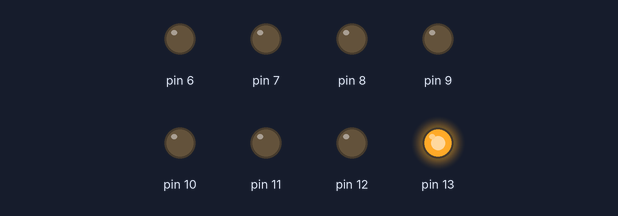
Bench run of a sketch on a simulated Arduino Uno, built with avr-gcc and run on an emulated ATmega328P. On the bench: output pins drawn as LEDs (lit = HIGH).

Above: at 0.1 s.
At 0.85 s:
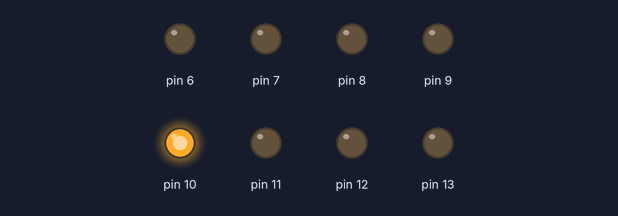
At 1.6 s:
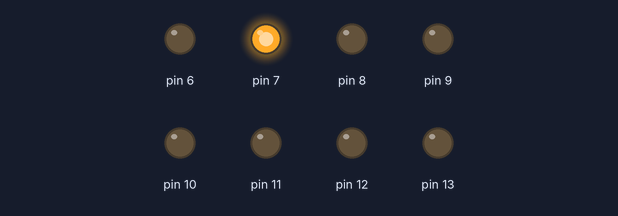
At 2.6 s:
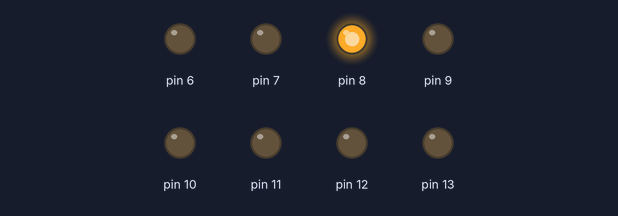
At 3.6 s:
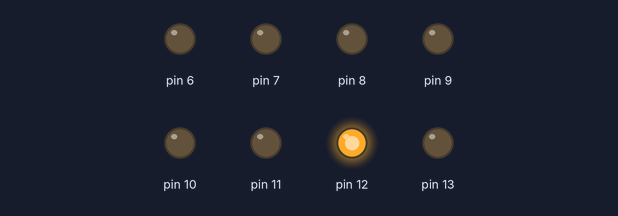
At 5.1 s:
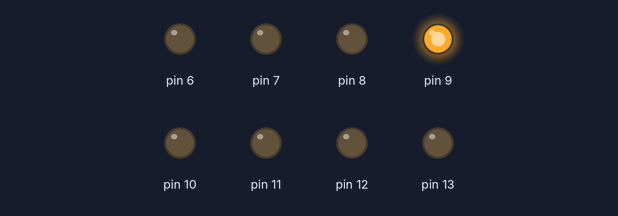
Timing chart, 0 to 5.4 s (numbered marks = the images above):
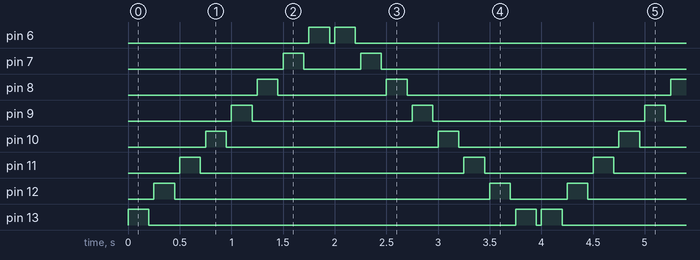

The sketch:

Part-2.ino
```cpp
const int SPEED = 200;
const int OFF = 50;

void setup(void)
{
  	pinMode(13, OUTPUT);
  	pinMode(12, OUTPUT);
  	pinMode(11, OUTPUT);
  	pinMode(10, OUTPUT);
  	pinMode(9, OUTPUT);
  	pinMode(8, OUTPUT);
  	pinMode(7, OUTPUT);
  	pinMode(6, OUTPUT);
}

void loop(void)
{
    for(int i = 13; i >= 6; i--){
		digitalWrite(i, HIGH);
      	delay(SPEED);
      	digitalWrite(i, LOW);
      	delay(OFF);
    }
    for(int i = 6; i <= 13; i++){
		digitalWrite(i, HIGH);
      	delay(SPEED);
      	digitalWrite(i, LOW);
      	delay(OFF);
    }
}
```

Measured:
- by itself, pin 6: repeats every 4.0 s: LOW 0.05 s, HIGH 0.20 s, LOW 3.6 s, HIGH 0.20 s
- by itself, pin 7: repeats every 4.0 s: LOW 0.55 s, HIGH 0.20 s, LOW 3.1 s, HIGH 0.20 s
- by itself, pin 8: repeats every 4.0 s: LOW 1.1 s, HIGH 0.20 s, LOW 2.6 s, HIGH 0.20 s
- by itself, pin 9: repeats every 4.0 s: LOW 1.6 s, HIGH 0.20 s, LOW 2.1 s, HIGH 0.20 s
- by itself, pin 10: repeats every 4.0 s: LOW 2.1 s, HIGH 0.20 s, LOW 1.6 s, HIGH 0.20 s
- by itself, pin 11: repeats every 4.0 s: LOW 2.6 s, HIGH 0.20 s, LOW 1.1 s, HIGH 0.20 s
- by itself, pin 12: repeats every 4.0 s: LOW 3.1 s, HIGH 0.20 s, LOW 0.55 s, HIGH 0.20 s
- by itself, pin 13: repeats every 4.0 s: LOW 3.6 s, HIGH 0.20 s, LOW 0.05 s, HIGH 0.20 s
